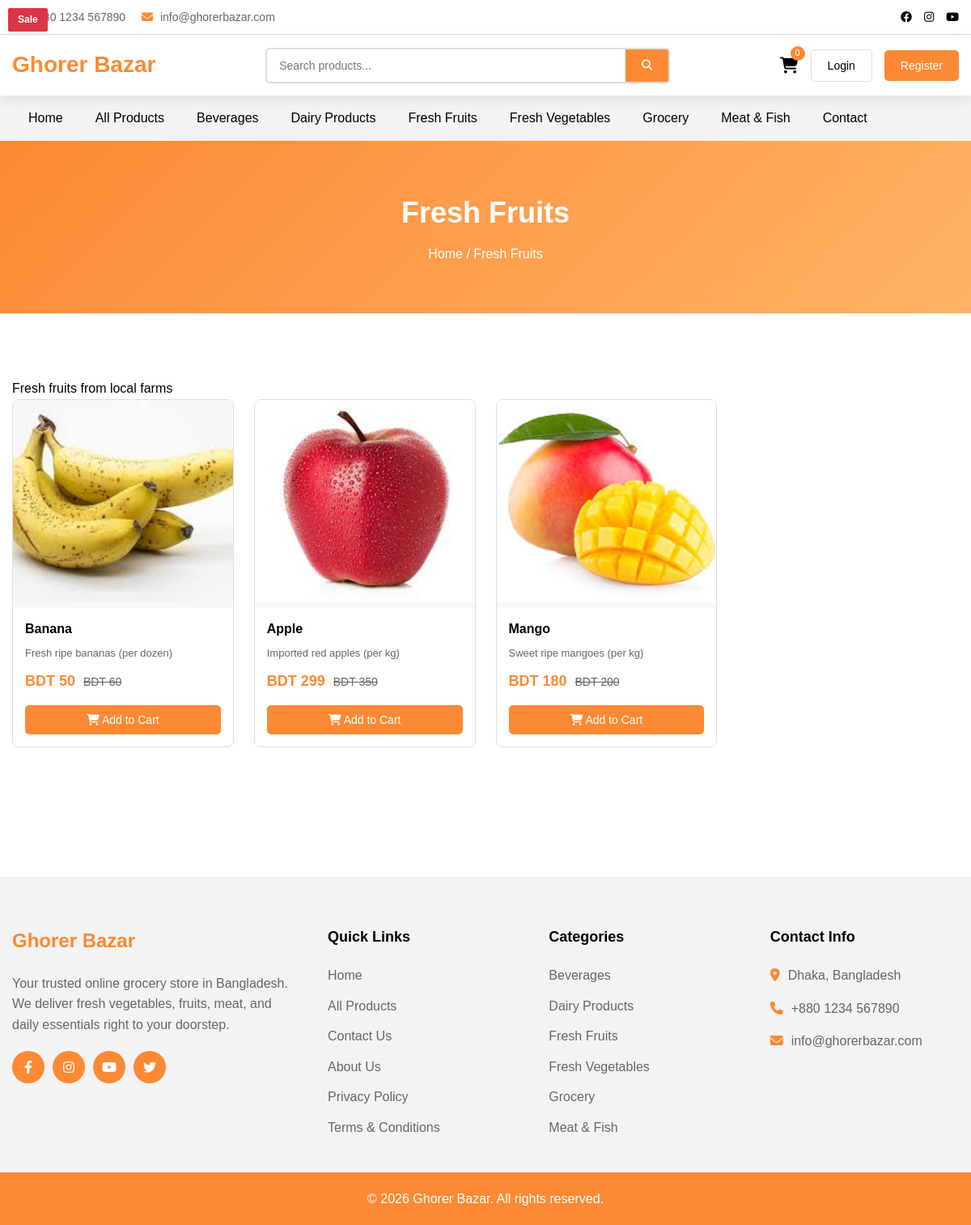
Screenshot of /category.php?slug=fresh-fruits with the database file from the repository.
### tables this page shows
CREATE TABLE IF NOT EXISTS settings (
    id INT AUTO_INCREMENT PRIMARY KEY,
    setting_key VARCHAR(100) UNIQUE NOT NULL,
    setting_value TEXT
);

CREATE TABLE IF NOT EXISTS categories (
    id INT AUTO_INCREMENT PRIMARY KEY,
    name VARCHAR(255) NOT NULL,
    slug VARCHAR(255) NOT NULL UNIQUE,
    description TEXT,
    image VARCHAR(255),
    parent_id INT DEFAULT NULL,
    status ENUM('active', 'inactive') DEFAULT 'active',
    created_at TIMESTAMP DEFAULT CURRENT_TIMESTAMP,
    FOREIGN KEY (parent_id) REFERENCES categories(id) ON DELETE SET NULL
);

CREATE TABLE IF NOT EXISTS products (
    id INT AUTO_INCREMENT PRIMARY KEY,
    name VARCHAR(255) NOT NULL,
    slug VARCHAR(255) NOT NULL UNIQUE,
    description TEXT,
    short_description VARCHAR(500),
    price DECIMAL(10,2) NOT NULL,
    sale_price DECIMAL(10,2),
    sku VARCHAR(100),
    image VARCHAR(255),
    images TEXT,
    category_id INT,
    stock INT DEFAULT 0,
    status ENUM('active', 'inactive') DEFAULT 'active',
    featured ENUM('yes', 'no') DEFAULT 'no',
    created_at TIMESTAMP DEFAULT CURRENT_TIMESTAMP,
    FOREIGN KEY (category_id) REFERENCES categories(id) ON DELETE SET NULL
);

### inc/functions.php (called while the page is built, shortened)
<?php
require_once 'config/database.php';
function getSetting($key) {
    global $conn;
    $stmt = $conn->prepare("SELECT setting_value FROM settings WHERE setting_key = ?");
    $stmt->bind_param("s", $key);
    $stmt->execute();
    $result = $stmt->get_result();
    if($row = $result->fetch_assoc()) {
        return $row['setting_value'];
    }
    return '';
}
function getAllCategories() {
    global $conn;
    $result = $conn->query("SELECT * FROM categories WHERE status = 'active' ORDER BY name");
    return $result->fetch_all(MYSQLI_ASSOC);
}
function getCategoryBySlug($slug) {
    global $conn;
    $stmt = $conn->prepare("SELECT * FROM categories WHERE slug = ? AND status = 'active'");
    $stmt->bind_param("s", $slug);
    $stmt->execute();
    $result = $stmt->get_result();
    return $result->fetch_assoc();
}
function getProducts($limit = 0, $category_id = null, $featured = null) {
    global $conn;
    $sql = "SELECT * FROM products WHERE status = 'active'";
    if($category_id) {
        $sql .= " AND category_id = " . intval($category_id);
    }
    $sql .= " ORDER BY created_at DESC";
    $result = $conn->query($sql);
    return $result->fetch_all(MYSQLI_ASSOC);
}
function formatPrice($price) {
    return getSetting('currency') . ' ' . number_format($price, 0);
}
?>

### config/database.php (called while the page is built, shortened)
<?php
function isLoggedIn() {
    return isset($_SESSION['customer_id']) && $_SESSION['customer_id'] > 0;
}
?>

### category.php (the view, shortened to what this page needs)
<?php
require_once 'inc/functions.php';
$slug = isset($_GET['slug']) ? $_GET['slug'] : '';
$category = getCategoryBySlug($slug);
require_once 'inc/header.php';
?>
<section class="page-banner">
    <div class="container">
        <h1><?php echo $category['name']; ?></h1>
        <p><a href="index.php">Home</a> / <?php echo $category['name']; ?></p>
    </div>
</section>
<section class="products-section section-padding">
    <div class="container">
        <div class="category-description">
            <p><?php echo $category['description']; ?></p>
        </div>
        <div class="products-grid">
            <?php
            $products = getProducts(0, $category['id']);
            if(empty($products)):
            ?>
            <div class="no-products">
                <i class="fas fa-shopping-bag"></i>
                <h3>No products found in this category</h3>
                <p>Check back later for new products</p>
            </div>
            <?php else: ?>
            <?php foreach($products as $product): ?>
            <div class="product-card">
                <?php if($product['sale_price']): ?>
                <span class="sale-badge">Sale</span>
                <?php endif; ?>
                <div class="product-image">
                    <img src="images/products/<?php echo $product['image']; ?>" alt="<?php echo $product['name']; ?>" onerror="this.src='https://via.placeholder.com/300x300?text=Product'">
                </div>
                <div class="product-info">
                    <h3><a href="product.php?slug=<?php echo $product['slug']; ?>"><?php echo $product['name']; ?></a></h3>
                    <p class="short-desc"><?php echo $product['short_description']; ?></p>
                    <div class="price">
                        <?php if($product['sale_price']): ?>
                        <span class="new-price"><?php echo formatPrice($product['sale_price']); ?></span>
                        <span class="old-price"><?php echo formatPrice($product['price']); ?></span>
                        <?php else: ?>
                        <span class="new-price"><?php echo formatPrice($product['price']); ?></span>
                        <?php endif; ?>
                    </div>
                    <div class="product-footer">
                        <form method="POST" action="add-to-cart.php" style="display:flex; gap:10px; width:100%;">
                            <button type="submit" name="add_to_cart" class="add-to-cart-btn" style="flex:1;">
                                <i class="fas fa-shopping-cart"></i> Add to Cart
                            </button>
                        </form>
                    </div>
                </div>
            </div>
            <?php endforeach; ?>
            <?php endif; ?>
        </div>
    </div>
</section>
<?php require_once 'inc/footer.php'; ?>

### inc/header.php (shortened to what this page needs)
<!DOCTYPE html>
<html lang="en">
<head>
    <link rel="stylesheet" href="https://cdnjs.cloudflare.com/ajax/libs/font-awesome/6.4.0/css/all.min.css">
    <link rel="stylesheet" href="css/style.css">
</head>
<body>
    <div class="top-bar">
        <div class="container">
            <div class="top-bar-content">
                <div class="top-bar-left">
                    <span><i class="fas fa-phone"></i> <?php echo getSetting('site_phone'); ?></span>
                    <span><i class="fas fa-envelope"></i> <?php echo getSetting('site_email'); ?></span>
                </div>
                <div class="top-bar-right">
                    <a href="#"><i class="fab fa-facebook"></i></a>
                    <a href="#"><i class="fab fa-instagram"></i></a>
                    <a href="#"><i class="fab fa-youtube"></i></a>
                </div>
            </div>
        </div>
    </div>
    <header class="main-header">
        <div class="container">
            <div class="header-content">
                <div class="logo">
                    <a href="index.php">
                        <h1><?php echo getSetting('site_name'); ?></h1>
                    </a>
                </div>
                <div class="search-box">
                    <form action="search.php" method="GET">
                        <input type="text" name="q" placeholder="Search products...">
                        <button type="submit"><i class="fas fa-search"></i></button>
                    </form>
                </div>
                <div class="header-actions">
                    <a href="cart.php" class="cart-icon">
                        <i class="fas fa-shopping-cart"></i>
                        <span class="cart-count"><?php echo isset($_SESSION['cart']) ? array_sum($_SESSION['cart']) : 0; ?></span>
                    </a>
                    <?php if(isLoggedIn()): ?>
                        <a href="my-account.php" class="user-icon">
                            <i class="fas fa-user"></i>
                        </a>
                        <a href="logout.php" class="btn-logout">Logout</a>
                    <?php else: ?>
                        <a href="login.php" class="btn-login">Login</a>
                        <a href="register.php" class="btn-register">Register</a>
                    <?php endif; ?>
                </div>
            </div>
        </div>
    </header>
    <nav class="main-nav">
        <div class="container">
            <ul class="nav-menu">
                <li><a href="index.php">Home</a></li>
                <li><a href="products.php">All Products</a></li>
                <?php
                $categories = getAllCategories();
                foreach($categories as $cat):
                ?>
                <li><a href="category.php?slug=<?php echo $cat['slug']; ?>"><?php echo $cat['name']; ?></a></li>
                <?php endforeach; ?>
                <li><a href="contact.php">Contact</a></li>
            </ul>
        </div>
    </nav>
    <main>

### inc/footer.php (shortened to what this page needs)
    </main>
    <footer class="main-footer">
        <div class="footer-top">
            <div class="container">
                <div class="footer-grid">
                    <div class="footer-column">
                        <h3><?php echo getSetting('site_name'); ?></h3>
                        <p>Your trusted online grocery store in Bangladesh. We deliver fresh vegetables, fruits, meat, and daily essentials right to your doorstep.</p>
                        <div class="social-links">
                            <a href="#"><i class="fab fa-facebook-f"></i></a>
                            <a href="#"><i class="fab fa-instagram"></i></a>
                            <a href="#"><i class="fab fa-youtube"></i></a>
                            <a href="#"><i class="fab fa-twitter"></i></a>
                        </div>
                    </div>
                    <div class="footer-column">
                        <h4>Quick Links</h4>
                        <ul class="footer-links">
                            <li><a href="index.php">Home</a></li>
                            <li><a href="products.php">All Products</a></li>
                            <li><a href="contact.php">Contact Us</a></li>
                            <li><a href="#">About Us</a></li>
                            <li><a href="#">Privacy Policy</a></li>
                            <li><a href="#">Terms & Conditions</a></li>
                        </ul>
                    </div>
                    <div class="footer-column">
                        <h4>Categories</h4>
                        <ul class="footer-links">
                            <?php
                            $footerCats = getAllCategories();
                            foreach($footerCats as $cat):
                            ?>
                            <li><a href="category.php?slug=<?php echo $cat['slug']; ?>"><?php echo $cat['name']; ?></a></li>
                            <?php endforeach; ?>
                        </ul>
                    </div>
                    <div class="footer-column">
                        <h4>Contact Info</h4>
                        <ul class="contact-info">
                            <li><i class="fas fa-map-marker-alt"></i> <?php echo getSetting('site_address'); ?></li>
                            <li><i class="fas fa-phone"></i> <?php echo getSetting('site_phone'); ?></li>
                            <li><i class="fas fa-envelope"></i> <?php echo getSetting('site_email'); ?></li>
                        </ul>
                    </div>
                </div>
            </div>
        </div>
        <div class="footer-bottom">
            <div class="container">
                <p>&copy; <?php echo date('Y'); ?> <?php echo getSetting('site_name'); ?>. All rights reserved.</p>
            </div>
        </div>
    </footer>
</body>
</html>

### rows the page displays
settings: setting_value "+880 1234 567890"
settings: setting_value "info@ghorerbazar.com"
settings: setting_value "Ghorer Bazar"
categories: name "Beverages"
categories: name "Dairy Products"
categories: name "Fresh Fruits", description "Fresh fruits from local farms"
categories: name "Fresh Vegetables"
categories: name "Grocery"
categories: name "Meat & Fish"
products: image (picture), name "Banana", short_description "Fresh ripe bananas (per dozen)", sale_price.setting_value "BDT 50", price.setting_value "BDT 60"
products: image (picture), name "Apple", short_description "Imported red apples (per kg)", sale_price.setting_value "BDT 299", price.setting_value "BDT 350"
products: shows "Sale", image (picture), name "Mango", short_description "Sweet ripe mangoes (per kg)", sale_price.setting_value "BDT 180", price.setting_value "BDT 200"
settings: setting_value "Dhaka, Bangladesh"
